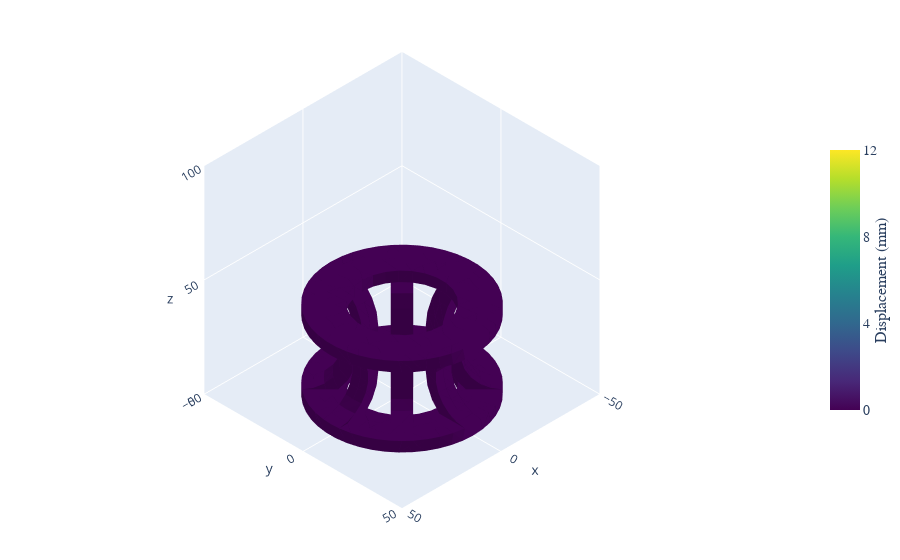

Notebook source saved alongside this figure:
### Markdown cell above
We can also manually input the motion data and visualize the mesh in 3D:

### Code cell
# Set motion and predict force and shape
# motion = np.array([6, -6, -1, 0.2, 0.1, 0])
motion = np.array([0, 0, 0, 0, 0, 0])
force_infer, node_infer = model.infer(motion)
force_infer = force_infer.reshape(-1)
node_infer = node_infer.reshape(-1, 3)

# Print force
print("Inferred force:", force_infer)

# Define paths for the generated files
surface_triangle_txt_path = os.path.join(template_dir, "surface_triangle.txt")
surface_coordinate_txt_path = os.path.join(template_dir, "surface_coordinate.txt")
deform_node_txt_path = os.path.join(template_dir, "deform_node.txt")

# Load mesh and display the result
node_ori = np.loadtxt(surface_coordinate_txt_path, delimiter=",")
mesh_triangle = np.loadtxt(surface_triangle_txt_path, dtype=int, delimiter=",") - 1
deform_node = np.loadtxt(deform_node_txt_path, dtype=int)
node_curr = node_ori.copy()
node_curr[deform_node - 1] += node_infer.reshape(-1, 3)
mesh3d = go.Mesh3d(
    x=node_curr[:, 0],
    y=node_curr[:, 1],
    z=node_curr[:, 2],
    i=mesh_triangle[:, 0],
    j=mesh_triangle[:, 1],
    k=mesh_triangle[:, 2],
    intensity=np.linalg.norm(node_curr - node_ori, axis=1),
    colorscale="Viridis",
    autocolorscale=False,
    colorbar=dict(
        title=dict(
            text="Displacement (mm)",
            side="right",
            font=dict(size=16, family="Arial"),
        ),
        tickvals=[0, 4, 8, 12],
        tickfont=dict(size=14, family="Arial"),
        len=0.5,
    ),
    cmin=0,
    cmax=12,
    showscale=True,
    flatshading=True,
)
fig = go.Figure(data=[mesh3d])
fig.update_layout(
    scene=dict(
        camera=dict(
            eye=dict(x=1, y=1, z=1),
            projection=dict(type="orthographic"),
        ),
        xaxis=dict(nticks=4, range=[-50, 50]),
        yaxis=dict(nticks=4, range=[-50, 50]),
        zaxis=dict(nticks=4, range=[0, 100]),
        aspectmode="manual",
        aspectratio=go.layout.scene.Aspectratio(x=1, y=1, z=1),
    ),
    margin=dict(l=0, r=0, b=0, t=0, pad=0),
)
fig.show()

### Figure 1 — Plotly figure (JSON) as saved in the notebook; plotly's stock layout.template omitted (floating-point values rounded to 4 significant figures; data arrays with more than 128 entries replaced by an {"elided": "..."} marker saying what was removed)
{"data": [{"autocolorscale": false, "cmax": 12, "cmin": 0, "colorbar": {"len": 0.5, "tickfont": {"family": "Arial", "size": 14}, "tickvals": [0, 4, 8, 12], "title": {"font": {"family": "Arial", "size": 16}, "side": "right", "text": "Displacement (mm)"}}, "colorscale": [[0, "#440154"], [0.1111, "#482878"], [0.2222, "#3e4989"], [0.3333, "#31688e"], [0.4444, "#26828e"], [0.5556, "#1f9e89"], [0.6667, "#35b779"], [0.7778, "#6ece58"], [0.8889, "#b5de2b"], [1, "#fde725"]], "flatshading": true, "i": {"elided": "4207 int values"}, "intensity": {"elided": "1144 float values"}, "j": {"elided": "4207 int values"}, "k": {"elided": "4207 int values"}, "showscale": true, "type": "mesh3d", "x": {"elided": "1144 float values"}, "y": {"elided": "1144 float values"}, "z": {"elided": "1144 float values"}}], "layout": {"margin": {"b": 0, "l": 0, "pad": 0, "r": 0, "t": 0}, "scene": {"aspectmode": "manual", "aspectratio": {"x": 1, "y": 1, "z": 1}, "camera": {"eye": {"x": 1, "y": 1, "z": 1}, "projection": {"type": "orthographic"}}, "xaxis": {"nticks": 4, "range": [-50, 50]}, "yaxis": {"nticks": 4, "range": [-50, 50]}, "zaxis": {"nticks": 4, "range": [0, 100]}}}}
